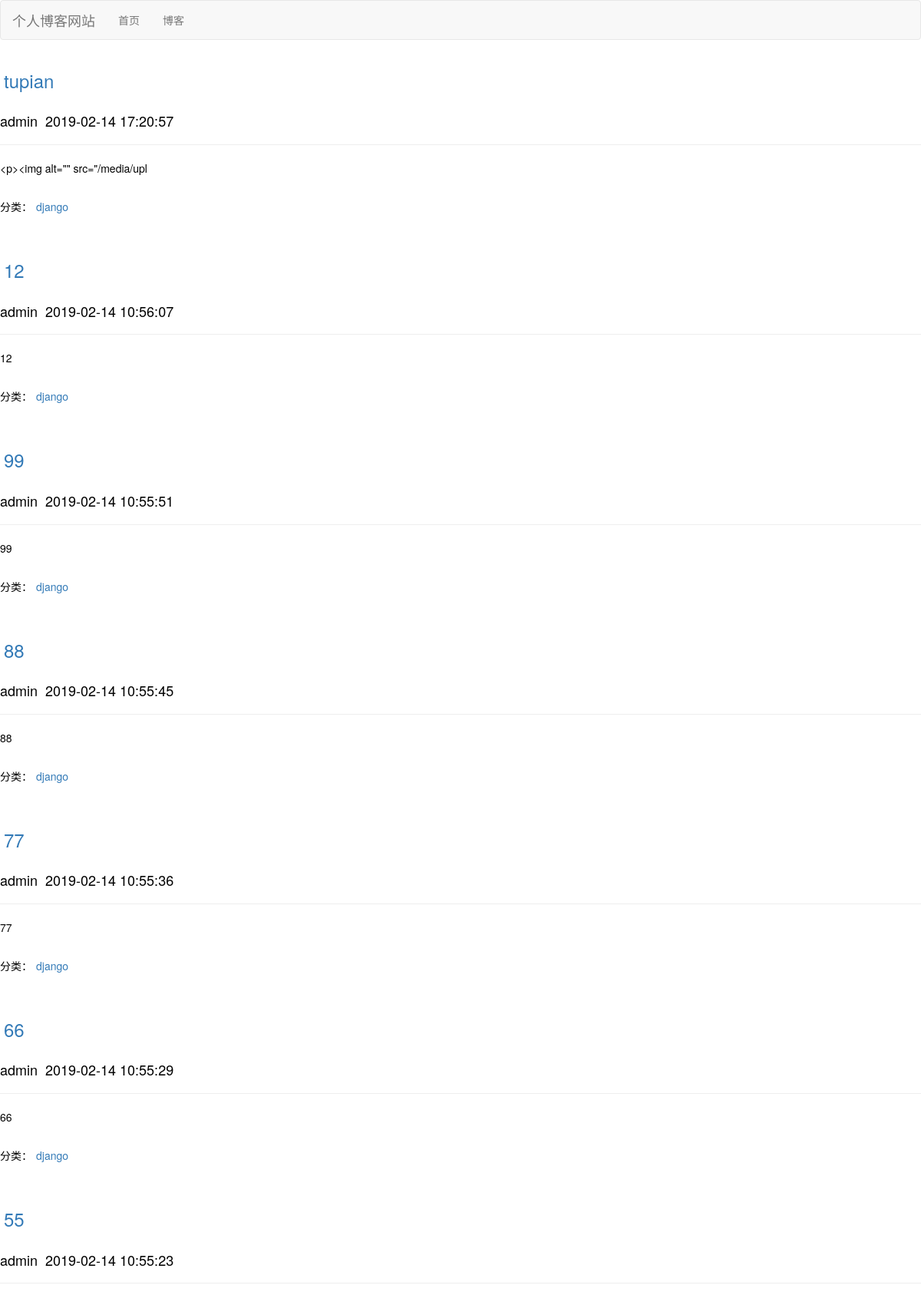
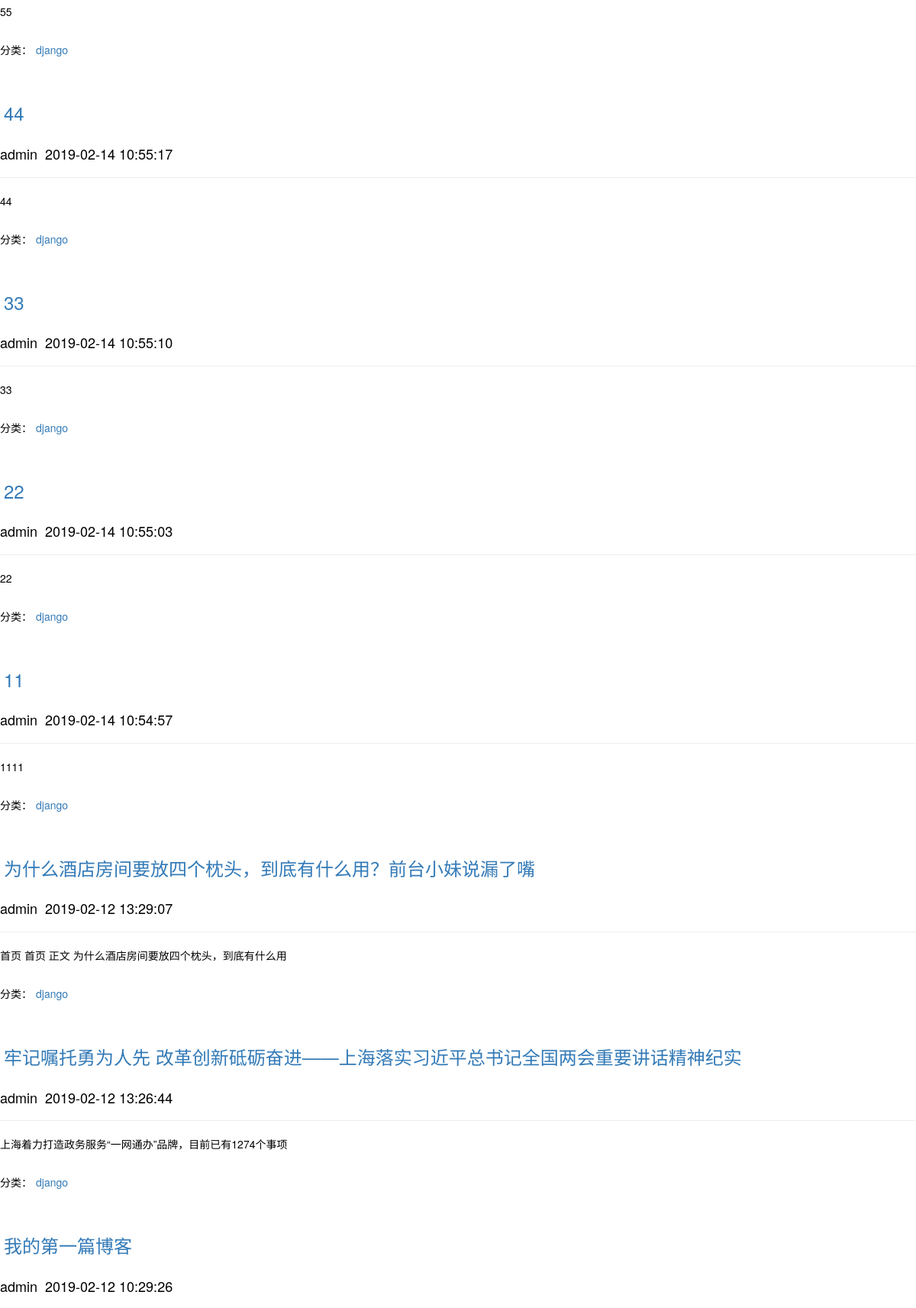
The page /blog/type/1 (upper part) on the database its author committed (2 pictures, top to bottom).
### blog/models.py (models this page shows, shortened)
class Blog(models.Model):
    title = models.CharField(max_length=50)
    blog_type = models.ForeignKey(BlogType,on_delete = models.DO_NOTHING)
    author = models.ForeignKey(User,on_delete = models.DO_NOTHING)
    content = RichTextUploadingField()
    rend_num = models.IntegerField(default=0)
    created_time = models.DateTimeField(auto_now_add=True)
    last_updated_time =models.DateTimeField(auto_now=True)
    class Meta:
        ordering=['-created_time']

class BlogType(models.Model):
    type_name = models.CharField(max_length=15)
    def __str__(self):
        return self.type_name

### blog/views.py (the view)
# urls.py: path('type/<int:blog_type_id>',views.blog_type,name='blog_type'),
def blog_type(request,blog_type_id):
    content={}
    Blog_type = get_object_or_404(BlogType,pk=blog_type_id)
    content['blogs']=Blog.objects.filter(blog_type=Blog_type)
    content['blog_type']=Blog_type
    return render_to_response('blog/blog_type.html',content)

### blog/templates/blog/blog_type.html (shortened to what this page needs)
{% extends 'base.html'%}
{% block content %}
    <ul>
        {% for blog in blogs%}
         <li>
            <h3><a href="{% url 'blog:blog_details' blog.pk %}">{{blog.title}}</a></h3>
            <h4>{{blog.author}}&nbsp;&nbsp;{{blog.created_time|date:'Y-m-d H:i:s'}}</h4>
            <hr>
            <p>{{blog.content|truncatechars:30}}</p>
            <p>分类：<a href="{% url 'blog:blog_type' blog.blog_type.id %}">{{blog.blog_type}}</a></p>
        </li>
        {% empty %}
        <p>还没有发布文章</p>
        {% endfor %}
    </ul>
{% endblock%}

### static/css/base.css (style rules this page uses)
* { margin: 0; padding: 0; color: #000; }
a { padding: 20px 5px; display: inline-block; text-decoration: none; }
ul li { list-style-type: none; }

### rows shown on the page
Blog: title "tupian", author "admin", created_time "2019-02-14 17:20:57", content "<p><img alt=\"\" src=\"/media/upl", blog_type "django"
Blog: title "12", author "admin", created_time "2019-02-14 10:56:07", content "12", blog_type "django"
Blog: title "99", author "admin", created_time "2019-02-14 10:55:51", content "99", blog_type "django"
Blog: title "88", author "admin", created_time "2019-02-14 10:55:45", content "88", blog_type "django"
Blog: title "77", author "admin", created_time "2019-02-14 10:55:36", content "77", blog_type "django"
Blog: title "66", author "admin", created_time "2019-02-14 10:55:29", content "66", blog_type "django"
Blog: title "55", author "admin", created_time "2019-02-14 10:55:23", content "55", blog_type "django"
Blog: title "44", author "admin", created_time "2019-02-14 10:55:17", content "44", blog_type "django"
Blog: title "33", author "admin", created_time "2019-02-14 10:55:10", content "33", blog_type "django"
Blog: title "22", author "admin", created_time "2019-02-14 10:55:03", content "22", blog_type "django"
Blog: title "11", author "admin", created_time "2019-02-14 10:54:57", content "1111", blog_type "django"
Blog: title "为什么酒店房间要放四个枕头，到底有什么用？前台小妹说漏了嘴", author "admin", created_time "2019-02-12 13:29:07", content "首页 首页 正文 为什么酒店房间要放四个枕头，到底有什么用", blog_type "django"
Blog: title "牢记嘱托勇为人先 改革创新砥砺奋进——上海落实习近平总书记全国两会重要讲话精神纪实", author "admin", created_time "2019-02-12 13:26:44", content "上海着力打造政务服务“一网通办”品牌，目前已有1274个事项", blog_type "django"
Blog: title "我的第一篇博客", author "admin", created_time "2019-02-12 10:29:26"
